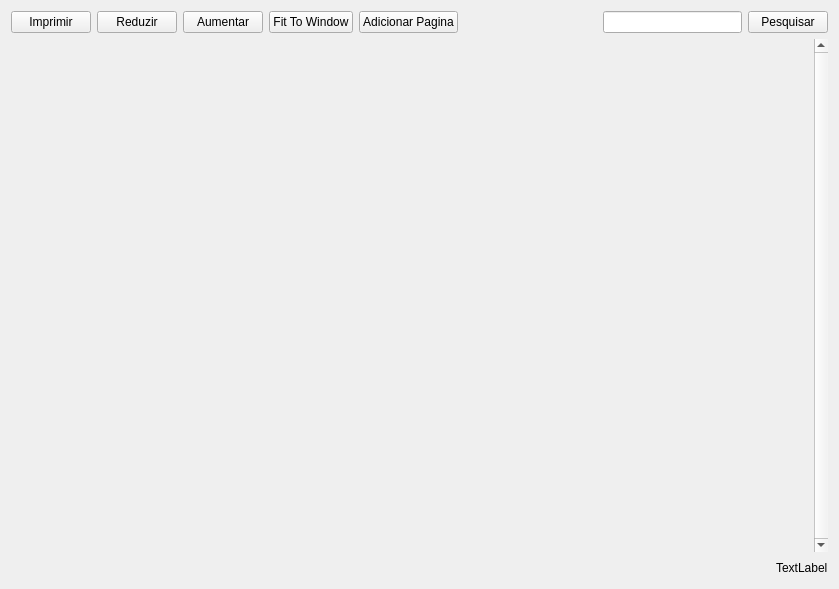
<?xml version="1.0" encoding="UTF-8"?>
<ui version="4.0">
 <class>PdfReader</class>
 <widget class="QMainWindow" name="PdfReader">
  <property name="geometry">
   <rect>
    <x>0</x>
    <y>0</y>
    <width>839</width>
    <height>589</height>
   </rect>
  </property>
  <property name="windowTitle">
   <string>PdfReader</string>
  </property>
  <widget class="QWidget" name="centralWidget">
   <layout class="QVBoxLayout" name="verticalLayout">
    <item>
     <layout class="QHBoxLayout" name="horizontalLayout_3">
      <item>
       <widget class="QPushButton" name="pushButton_2">
        <property name="text">
         <string>Imprimir</string>
        </property>
       </widget>
      </item>
      <item>
       <widget class="QPushButton" name="pushButton_4">
        <property name="text">
         <string>Reduzir</string>
        </property>
       </widget>
      </item>
      <item>
       <widget class="QPushButton" name="pushButton_3">
        <property name="text">
         <string>Aumentar</string>
        </property>
       </widget>
      </item>
      <item>
       <widget class="QPushButton" name="fitIt">
        <property name="text">
         <string>Fit To Window</string>
        </property>
       </widget>
      </item>
      <item>
       <widget class="QPushButton" name="addPage">
        <property name="text">
         <string>Adicionar Pagina</string>
        </property>
       </widget>
      </item>
      <item>
       <spacer name="horizontalSpacer_2">
        <property name="orientation">
         <enum>Qt::Horizontal</enum>
        </property>
        <property name="sizeHint" stdset="0">
         <size>
          <width>40</width>
          <height>20</height>
         </size>
        </property>
       </spacer>
      </item>
      <item>
       <widget class="QLineEdit" name="lineEdit"/>
      </item>
      <item>
       <widget class="QPushButton" name="pushButton">
        <property name="text">
         <string>Pesquisar</string>
        </property>
       </widget>
      </item>
     </layout>
    </item>
    <item>
     <layout class="QHBoxLayout" name="horizontalLayout_2">
      <item>
       <widget class="QScrollArea" name="desktop">
        <property name="contextMenuPolicy">
         <enum>Qt::NoContextMenu</enum>
        </property>
        <property name="frameShape">
         <enum>QFrame::NoFrame</enum>
        </property>
        <property name="verticalScrollBarPolicy">
         <enum>Qt::ScrollBarAlwaysOn</enum>
        </property>
        <property name="horizontalScrollBarPolicy">
         <enum>Qt::ScrollBarAsNeeded</enum>
        </property>
        <property name="widgetResizable">
         <bool>true</bool>
        </property>
        <widget class="QWidget" name="scrollAreaWidgetContents">
         <property name="geometry">
          <rect>
           <x>0</x>
           <y>0</y>
           <width>806</width>
           <height>506</height>
          </rect>
         </property>
         <layout class="QVBoxLayout" name="verticalLayout_2">
          <item>
           <layout class="QVBoxLayout" name="corpo">
            <property name="spacing">
             <number>15</number>
            </property>
            <property name="margin">
             <number>2</number>
            </property>
           </layout>
          </item>
          <item>
           <spacer name="verticalSpacer">
            <property name="orientation">
             <enum>Qt::Vertical</enum>
            </property>
            <property name="sizeHint" stdset="0">
             <size>
              <width>20</width>
              <height>475</height>
             </size>
            </property>
           </spacer>
          </item>
         </layout>
        </widget>
       </widget>
      </item>
     </layout>
    </item>
    <item>
     <layout class="QHBoxLayout" name="horizontalLayout">
      <item>
       <spacer name="horizontalSpacer">
        <property name="orientation">
         <enum>Qt::Horizontal</enum>
        </property>
        <property name="sizeHint" stdset="0">
         <size>
          <width>598</width>
          <height>20</height>
         </size>
        </property>
       </spacer>
      </item>
      <item>
       <widget class="QLabel" name="label">
        <property name="text">
         <string>TextLabel</string>
        </property>
       </widget>
      </item>
     </layout>
    </item>
   </layout>
  </widget>
  <action name="actionInicio">
   <property name="icon">
    <iconset resource="virtualFS.qrc">
     <normaloff>:/icones/casa.png</normaloff>:/icones/casa.png</iconset>
   </property>
   <property name="text">
    <string>Inicio</string>
   </property>
   <property name="toolTip">
    <string>Voltar para inicio</string>
   </property>
  </action>
 </widget>
 <layoutdefault spacing="6" margin="11"/>
 <resources>
  <include location="virtualFS.qrc"/>
 </resources>
 <connections/>
</ui>
